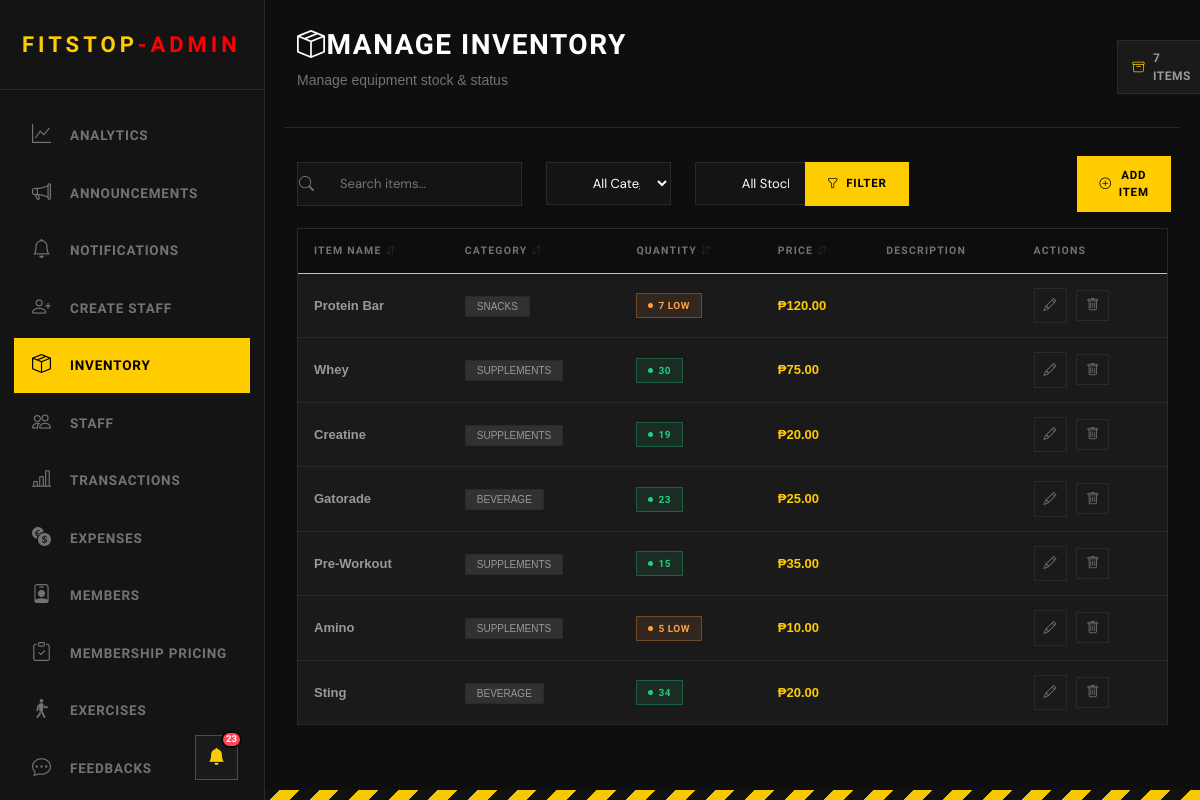
Page /admin/view_inventory.php (signed in) on the committed database.
### tables this page shows
CREATE TABLE inventory (   id INTEGER PRIMARY KEY AUTOINCREMENT,   item_name VARCHAR(100) NOT NULL,   category VARCHAR(50) NOT NULL,   quantity INTEGER NOT NULL DEFAULT 0,   price DECIMAL(10, 2) NOT NULL DEFAULT 0.00,   description TEXT,   created_at TIMESTAMP DEFAULT CURRENT_TIMESTAMP,   updated_at TIMESTAMP DEFAULT CURRENT_TIMESTAMP );

### admin/view_inventory.php (the view, shortened to what this page needs)
<?php
include("../Login/connection.php");
$search = isset($_GET['search']) ? trim($_GET['search']) : '';
$category_filter = isset($_GET['category']) ? trim($_GET['category']) : '';
$stock_filter = isset($_GET['stock']) ? trim($_GET['stock']) : '';
$sort_by = isset($_GET['sort']) ? $_GET['sort'] : 'created_at';
$sort_order = isset($_GET['order']) ? $_GET['order'] : 'DESC';
$records_per_page = 10;
$page = isset($_GET['page']) ? (int) $_GET['page'] : 1;
$offset = ($page - 1) * $records_per_page;
$sort_order = ($sort_order === 'ASC') ? 'ASC' : 'DESC';
$where_conditions = [];
$params = [];
$where_clause = count($where_conditions) > 0 ? "WHERE " . implode(" AND ", $where_conditions) : "";
$total_query = $pdo->prepare("SELECT COUNT(*) as total FROM inventory $where_clause");
$total_query->execute($params);
$total_records = $total_query->fetch()['total'];
$query = "SELECT * FROM inventory $where_clause ORDER BY $sort_by $sort_order LIMIT :limit OFFSET :offset";
$stmt = $pdo->prepare($query);
$stmt->bindValue(':limit', $records_per_page, PDO::PARAM_INT);
$stmt->bindValue(':offset', $offset, PDO::PARAM_INT);
$stmt->execute();
$items = $stmt->fetchAll();
function getSortUrl($column, $current_sort, $current_order, $search, $category, $stock, $page)
{
    $new_order = 'ASC';
    $params = "sort=$column&order=$new_order";
    return "?$params";
}
function getSortIcon($column, $current_sort, $current_order)
{
    if ($current_sort !== $column) {
        return '<i class="bi bi-arrow-down-up" style="opacity: 0.3; font-size: 10px;"></i>';
    }
    return $current_order === 'ASC'
        ? '<i class="bi bi-arrow-up" style="color: var(--hazard); font-size: 10px;"></i>'
        : '<i class="bi bi-arrow-down" style="color: var(--hazard); font-size: 10px;"></i>';
}
?>
<!DOCTYPE html>
<html>
<head>
    <link rel="stylesheet" href="../staff/staff.css">
    <link rel="stylesheet" href="https://cdn.jsdelivr.net/npm/bootstrap-icons@1.11.0/font/bootstrap-icons.css">
    <link href="https://cdn.jsdelivr.net/npm/bootstrap@5.3.8/dist/css/bootstrap.min.css" rel="stylesheet">
</head>
<body>
    <?php include('includes/header_admin.php') ?>
    <div class="main-content">
        <div class="topbar row">
            <div class="topbar-left col-sm-12 col-xl-6">
                <h1><i class="bi bi-box-seam"></i>Manage Inventory</h1>
                <p>Manage equipment stock & status</p>
            </div>
            <div class="topbar-right col-sm-12 col-xl-1 col-xl-offset-5">
                <div class="topbar-badge">
                    <i class="bi bi-archive"></i>
                    <span><?php echo $total_records; ?> Items</span>
                </div>
            </div>
        </div>
        <section>
            <div class="inventory-header row reveal-right">
                <div class="col-8">
                    <form method="GET">
                        <div class="row">
                            <div class="search-wrapper col-sm-12 col-xl-2" style="min-width: 200px;">
                                <i class="bi bi-search search-icon"></i>
                                <input type="text" name="search" class="search-input" maxlength="30"
                                    placeholder="Search items..." value="<?php echo htmlspecialchars($search); ?>">
                            </div>
                            <div class="col-sm-12 col-xl-3">
                                <select name="category" class="search-input">
                                    <option value="">All Categories</option>
                                </select>
                            </div>
                            <div class="col-sm-12 col-xl-3">
                                <select name="stock" class="search-input">
                                    <option value="">All Stock Levels</option>
                                </select>
                            </div>
                            <div class="col-sm-12 col-xl-1 p-0 m-0 d-flex justify-content-center">
                                <button type="submit" class="search-btn">
                                    <i class="bi bi-funnel"></i> Filter
                                </button>
                            </div>
                        </div>
                    </form>
                </div>
                <div class="col-sm-12 col-xl-3">
                    <div class="row">
                        <div class="col-sm-12 col-xl-6 p-0 m-0">
                        </div>
                        <div class="col-sm-12 col-xl-6 d-flex justify-content-center">
                            <button class="add-btn" data-bs-toggle="modal" data-bs-target="#addItemModal">
                                <i class="bi bi-plus-circle"></i> Add Item
                            </button>
                        </div>
                    </div>
                </div>
            </div>
            <div class="inventory-table">
                <table>
                    <thead class="reveal-left">
                        <tr>
                            <th class="sortable-header"
                                onclick="window.location.href='<?php echo getSortUrl('item_name', $sort_by, $sort_order, $search, $category_filter, $stock_filter, $page); ?>'">
                                Item Name <?php echo getSortIcon('item_name', $sort_by, $sort_order); ?>
                            </th>
                            <th class="sortable-header"
                                onclick="window.location.href='<?php echo getSortUrl('category', $sort_by, $sort_order, $search, $category_filter, $stock_filter, $page); ?>'">
                                Category <?php echo getSortIcon('category', $sort_by, $sort_order); ?>
                            </th>
                            <th class="sortable-header"
                                onclick="window.location.href='<?php echo getSortUrl('quantity', $sort_by, $sort_order, $search, $category_filter, $stock_filter, $page); ?>'">
                                Quantity <?php echo getSortIcon('quantity', $sort_by, $sort_order); ?>
                            </th>
                            <th class="sortable-header"
                                onclick="window.location.href='<?php echo getSortUrl('price', $sort_by, $sort_order, $search, $category_filter, $stock_filter, $page); ?>'">
                                Price <?php echo getSortIcon('price', $sort_by, $sort_order); ?>
                            </th>
                            <th>Description</th>
                            <th>Actions</th>
                        </tr>
                    </thead>
                    <tbody>
                        <?php if (count($items) > 0): ?>
                            <?php foreach ($items as $item): ?>
                                <tr class="reveal">
                                    <td><strong><?php echo htmlspecialchars($item['item_name']); ?></strong></td>
                                    <td>
                                        <span
                                            style="padding: 4px 11px; font-size: 10px; background: rgba(255,255,255,0.1); border: 1px solid var(--border); text-transform: uppercase;">
                                            <?php echo htmlspecialchars($item['category']); ?>
                                        </span>
                                    </td>
                                    <td>
                                        <?php if ($item['quantity'] == 0): ?>
                                            <span class="status-badge inactive">Out of Stock</span>
                                        <?php elseif ($item['quantity'] < 10): ?>
                                            <span class="status-badge low-stock"><?php echo $item['quantity']; ?> Low</span>
                                        <?php else: ?>
                                            <span class="status-badge active"><?php echo $item['quantity']; ?></span>
                                        <?php endif; ?>
                                    </td>
                                    <td><strong
                                            style="color: var(--hazard);">₱<?php echo number_format($item['price'], 2); ?></strong>
                                    </td>
                                    <td><?php echo htmlspecialchars(substr($item['description'], 0, 50)) . (strlen($item['description']) > 50 ? '...' : ''); ?>
                                    </td>
                                    <td>
                                        <button class="btn-icon"
                                            onclick="editItem(<?php echo htmlspecialchars(json_encode($item)); ?>)">
                                            <i class="bi bi-pencil"></i>
                                        </button>
                                        <a href="?delete=<?php echo $item['id']; ?>" class="btn-icon"
                                            onclick="return confirm('Are you sure?')">
                                            <i class="bi bi-trash"></i>
                                        </a>
                                    </td>
                                </tr>
                            <?php endforeach; ?>
                        <?php endif; ?>
                    </tbody>
                </table>
            </div>
        </section>
    </div>
</body>
</html>

### staff/staff.css (style rules this page uses)
:root { --bg-void: #080808; --bg-surface: #111111; --bg-card: #161616; --bg-card-hover: #1c1c1c; --hazard: #FFCC00; --hazard-dim: rgba(255, 204, 0, 0.12); --hazard-glow: rgba(255, 204, 0, 0.35); --text-primary: #f0f0f0; --text-muted: #777; --text-sub: #999; --border: rgba(255, 255, 255, 0.07); --border-accent: rgba(255, 204, 0, 0.3); --success: #22d07a; --warning: #ff9f43; --danger: #ff4757; --sidebar-w: 265px; --radius: 2px; }
*, *::before, *::after { margin: 0; padding: 0; box-sizing: border-box; }
html { scroll-behavior: smooth; }
body { background: var(--bg-void); color: var(--text-primary); font-family: 'DM Sans', sans-serif; overflow-x: clip; min-height: 100vh; }
.main-content { margin-left: var(--sidebar-w); padding: 28px 32px; min-height: 100vh; }
.topbar { display: flex; align-items: center; justify-content: space-between; margin-bottom: 28px; padding-bottom: 20px; border-bottom: 1px solid var(--border); position: relative; z-index: 200; }
.topbar-left h1 { font-family: 'Chakra Petch', sans-serif; font-size: 28px; font-weight: 700; color: var(--text-primary); letter-spacing: 1.5px; text-transform: uppercase; }
.topbar-left p { color: var(--text-muted); font-size: 14px; margin-top: 4px; }
.topbar-right { display: flex; align-items: center; gap: 12px; position: relative; z-index: 200; }
.topbar-badge { display: flex; align-items: center; gap: 8px; background: var(--bg-card); border: 1px solid var(--border); padding: 8px 14px; font-size: 12px; font-weight: 600; color: var(--text-sub); letter-spacing: 0.5px; text-transform: uppercase; font-family: 'Chakra Petch', sans-serif; }
.topbar-badge i { color: var(--hazard); }
section { margin-bottom: 40px; }
.inventory-header { display: flex; justify-content: space-between; align-items: center; margin-bottom: 16px; gap: 14px; flex-wrap: wrap; }
.search-wrapper { position: relative; flex: 1; }
.search-icon { position: absolute; left: 14px; top: 50%; transform: translateY(-50%); color: var(--text-muted); font-size: 15px; }
.search-input { width: 100%; padding: 11px 14px 11px 42px; border: 1px solid var(--border); background: var(--bg-surface); color: var(--text-primary); font-size: 13px; font-family: 'DM Sans', sans-serif; transition: border-color 0.2s; }
.search-btn, .add-btn { background: var(--hazard); color: #000; font-weight: 700; border: none; padding: 11px 22px; font-family: 'Chakra Petch', sans-serif; font-size: 11.5px; text-transform: uppercase; letter-spacing: 0.8px; cursor: pointer; transition: all 0.2s; display: flex; align-items: center; gap: 7px; }
.inventory-table { background: var(--bg-card); border: 1px solid var(--border); overflow-x: auto; }
table { width: 100%; border-collapse: collapse; }
thead { background: rgba(0,0,0,0.5); border-bottom: 1px solid var(--hazard); }
thead th { padding: 14px 16px; text-align: left; color: var(--text-muted); font-size: 10.5px; font-weight: 700; text-transform: uppercase; letter-spacing: 1.2px; font-family: 'Chakra Petch', sans-serif; white-space: nowrap; }
tbody tr { border-bottom: 1px solid var(--border); transition: background 0.15s; }
tbody tr:last-child { border-bottom: none; }
tbody td { padding: 14px 16px; color: var(--text-sub); font-size: 13px; }
.status-badge { padding: 4px 11px; font-size: 10px; font-weight: 700; text-transform: uppercase; display: inline-flex; align-items: center; gap: 5px; font-family: 'Chakra Petch', sans-serif; letter-spacing: 0.5px; }
.status-badge::before { content: ''; width: 5px; height: 5px; border-radius: 50%; }
.status-badge.active { background: rgba(34,208,122,0.1); color: var(--success); border: 1px solid rgba(34,208,122,0.3); }
.status-badge.active::before { background: var(--success); }
.status-badge.low-stock { background: rgba(255,159,67,0.1); color: var(--warning); border: 1px solid rgba(255,159,67,0.3); }
.status-badge.low-stock::before { background: var(--warning); }
.btn-icon { background: transparent; border: 1px solid var(--border); color: var(--text-muted); padding: 7px 9px; cursor: pointer; font-size: 13px; transition: all 0.2s; margin-right: 6px; }

### admin/admin_custom_styles.css (style rules this page uses)
.sortable-header { cursor: pointer; user-select: none; transition: color 0.2s; }
.reveal { animation: reveal-up 0.7s ease forwards; }
.reveal-left { animation: reveal-left 0.7s ease forwards; }
.reveal-right { animation: reveal-right 0.7s ease forwards; }
*, *::before, *::after { cursor: none !important; }

### admin/view_inventory.php (style rules this page uses)
.sortable-header { cursor: pointer; user-select: none; transition: color 0.2s; }

### rows in the picture
inventory: item_name "Protein Bar", category "SNACKS", quantity "7", price "120.00"
inventory: item_name "Whey", category "SUPPLEMENTS", quantity "30", price "75.00"
inventory: item_name "Creatine", category "SUPPLEMENTS", quantity "19", price "20.00"
inventory: item_name "Gatorade", category "BEVERAGE", quantity "23", price "25.00"
inventory: item_name "Pre-Workout", category "SUPPLEMENTS", quantity "15", price "35.00"
inventory: item_name "Amino", category "SUPPLEMENTS", quantity "5", price "10.00"
inventory: item_name "Sting", category "BEVERAGE", quantity "34", price "20.00"

### other values in the picture
$unread_count "23"
$total_records "7"
